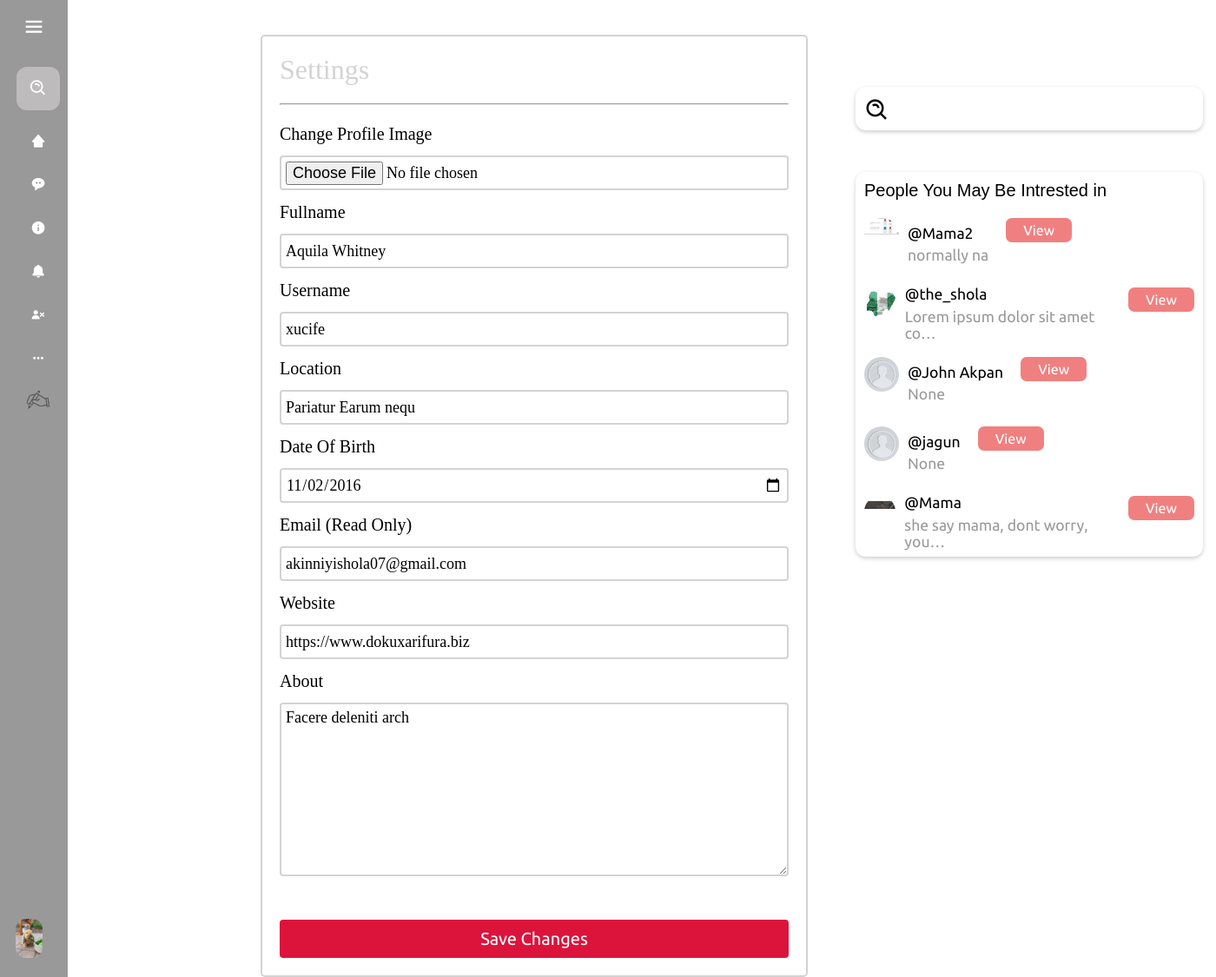
Before: /edit_profile/ (signed in) with the older database file.
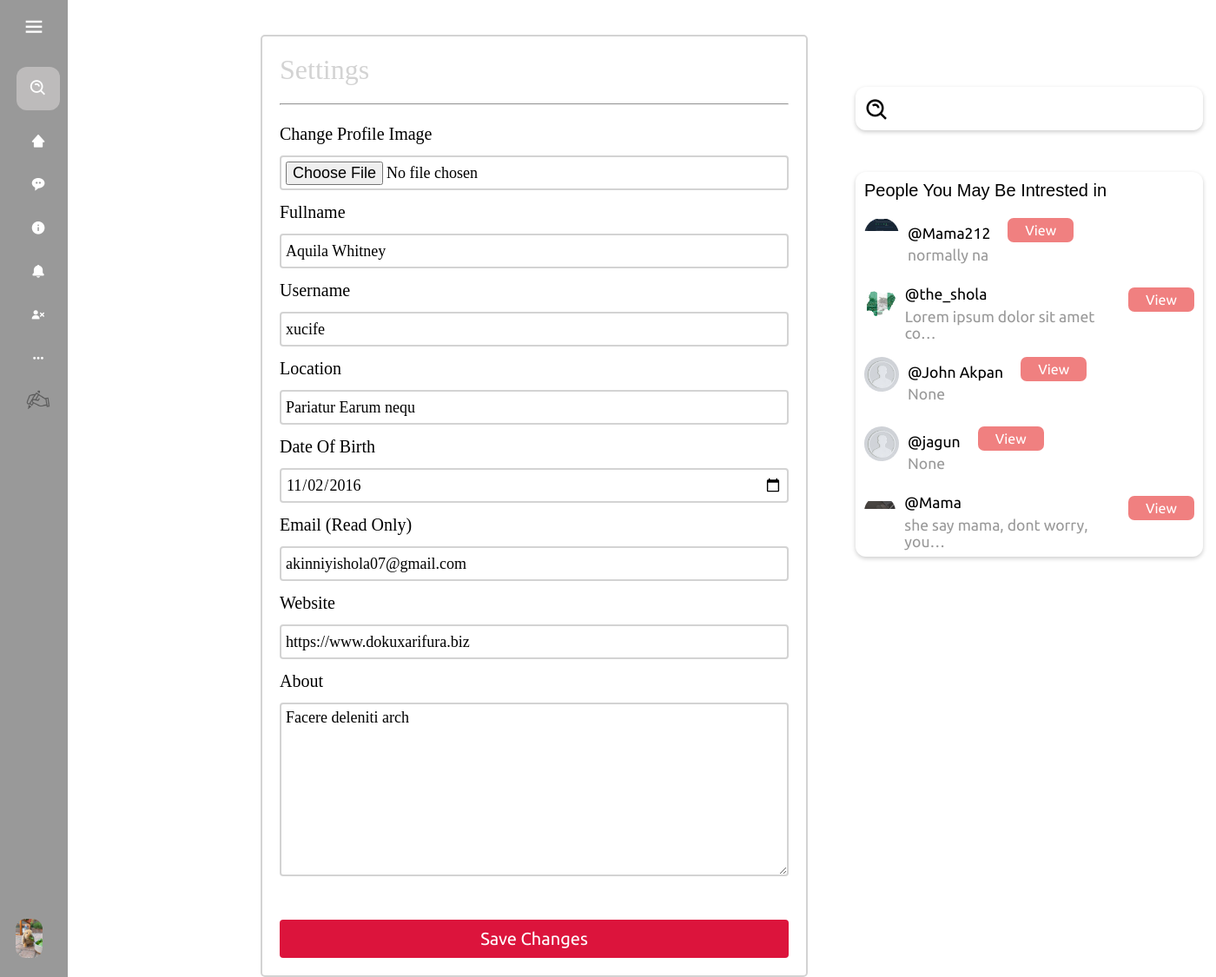
After: the same page with the newer database file.
### blog/models.py (models this page shows, shortened)
class Profile(models.Model):
    user = models.OneToOneField(User, on_delete=models.CASCADE)
    bio = models.TextField(null=True, blank=True)
    dob = models.DateField(null=True, blank=True)
    profile_img =  models.ImageField( upload_to='profile_images', default='default.jpg')
    location = models.CharField(null=True, blank=True, max_length=100)
    website = models.CharField(null=True, blank=True,max_length=100)
    about = models.TextField(null=True, blank=True)
    followers = models.ManyToManyField('self', symmetrical=False, related_name='following')
    userfol = models.ManyToManyField('self', symmetrical=False, related_name='userfollowing')

### blog/views.py (the view, shortened to what this page needs)
# urls.py: path("edit_profile/", views.edit_profile , name="edit_profile-page"),
@login_required(login_url="signin-page")
def edit_profile(request):
    user_object = User.objects.get(username=request.user)
    currently_user = Profile.objects.get(user=user_object)
    c_user_profile = Profile.objects.get(user=user_object)
    user_following_all = []
    user_following = FollowRelationship.objects.filter(follower=c_user_profile)
    for user in user_following:
        user_list = Profile.objects.get(user=user.following.user)
        user_following_all.append(user_list)
    following_profile_ids = [user.following.pk for user in user_following]  # Extract following profile IDs (changed)
    all_profiles = Profile.objects.exclude(user=request.user).exclude(pk__in=following_profile_ids)
    final_suggestion_list = list(all_profiles[:5])
    import random
    random.shuffle(final_suggestion_list)
    username_profile = []
    username_profile_list = []
    for users in final_suggestion_list:
        username_profile.append(users.id)
    for id in username_profile:
        profile_lists = Profile.objects.filter(id=id)
        username_profile_list.append(profile_lists)
        suggestions_username_profile_list = list(chain(*username_profile_list))
    context = {"currently_user": currently_user, 'c_user_profile' : c_user_profile, "suggestions_username_profile_list":suggestions_username_profile_list }
    return render(request, "edit_profile.html", context)

### templates/edit_profile.html (shortened to what this page needs)
{% extends "base.html" %} {% load static %}  {% block content %}
<main class="mymain">
  <section class="main-div">
    <div class="inner_div">
      <form
        class="tf"
        id="myform"
        action=""
        method="post"
        enctype="multipart/form-data"
      >
        <p class="form_heading_name">Settings</p>
        <hr style="margin-top: 20px" />
        <br />
        <div class="txt_feild">
          <input name="file" type="file" accept="image/*" />
          <label for=""> Change Profile Image </label>
        </div>
        <div class="txt_feild">
          <input type="text" value="{{currently_user.user.first_name}}" name="name"/>
          <label for=""> Fullname </label>
        </div>
        <div class="txt_feild">
          <input type="text" value="{{currently_user.user.username}}" name="username" />
          <label for=""> Username </label>
        </div>
        <div class="txt_feild">
          <input type="text" name="location" value="{{ currently_user.location }}" />
          <label for=""> Location </label>
        </div>
        <div class="txt_feild">
          <input type="date" value="{{ currently_user.dob|date:'Y-m-d' }}" name="dob"/>
          <label for=""> Date Of Birth </label>
        </div>
        <div class="txt_feild">
          <input type="text" value="{{currently_user.user.email}}" name="email" />
          <label for=""> Email (Read Only) </label>
        </div>
        <div class="txt_feild">
          <input type="text" value="{{currently_user.website}}" name="Website" />
          <label for=""> Website </label>
        </div>
        <div class="txt_feild">
          <Textarea  name="bio">{{currently_user.bio}}</Textarea>
          <label for=""> About </label>
        </div>
        <button class="sm" type="submit">Save Changes</button>
      </form>
    </div>
  </section>
</main>
{% endblock %}

### templates/sidebar.html (shortened to what this page needs)
{% load static %}
<head>
  <link rel="stylesheet" href="{% static 'css/sidebar.css' %}" />
</head>
<body>
  <aside class="my_sidebar">
    <form class="search_div" action="{% url 'search-page'  %}" method="GET">
      <div>
        <i class="bx bx-search-alt"></i>
        <input name="q" type="text" value="{{searchterm}}" />
      </div>
    </form>
    <div class="other_people">
      <p>People You May Be Intrested in</p>
      {% for sug in suggestions_username_profile_list %}
      <a class="hv the_person" href="/profile/{{sug.user}}/">
        <div class="the_person_img">
          <img
            src="{{sug.profile_img.url}}"
            alt=""
          />
        </div>
        <div class="the_person_info">
          <div>@{{sug.user}}</div>
          <div class="the_person_un">{{sug.bio|truncatechars:30}}</div>
        </div>
        <div class="the_person_btn">
          <button>View</button>
        </div>
      </a>
      {% endfor %}
    </div>
  </aside>
</body>

Changed rows visible on the page:
changed Profile "normally na": profile_img: a different picture; user "Mama2" → "Mama212"
